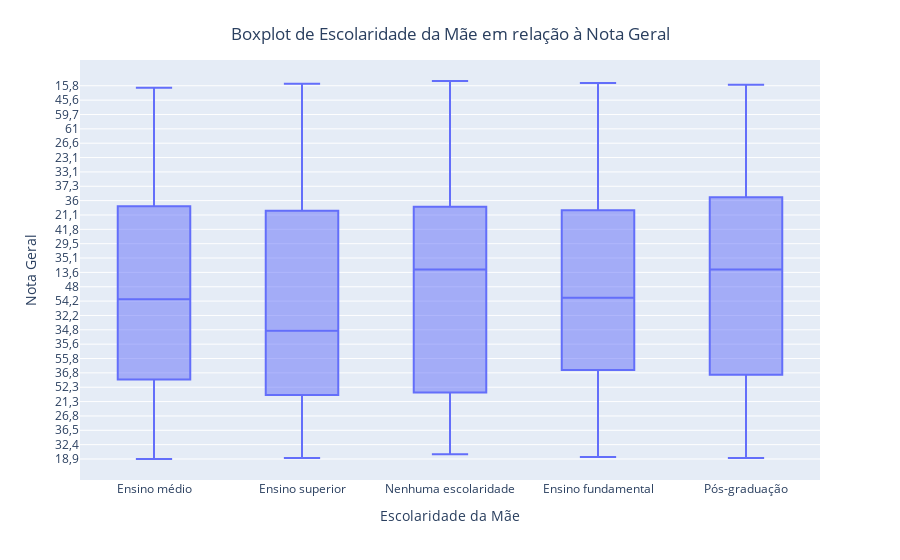

Write notebook code for a chart like this one.
### Code cell
categorias = {
    'A': 'Nenhuma escolaridade',
    'B': 'Ensino fundamental',
    'C': 'Ensino fundamental',
    'D': 'Ensino médio',
    'E': 'Ensino superior',
    'F': 'Pós-graduação'
}

dados_explorados.loc[:, 'Categoria'] = dados_explorados['Escolaridade_mae'].map(categorias)

fig = px.box(dados_explorados, x='Categoria', y='Nota_geral', 
             labels={'Categoria': 'Escolaridade da Mãe', 'Nota_geral': 'Nota Geral'})

fig.update_layout(title='Boxplot de Escolaridade da Mãe em relação à Nota Geral', title_x=0.5, title_y=0.95)
fig.show()

### Figure 1 — Plotly figure (JSON) as saved in the notebook; plotly's stock layout.template omitted (floating-point values rounded to 4 significant figures; data arrays with more than 128 entries replaced by an {"elided": "..."} marker saying what was removed)
{"data": [{"alignmentgroup": "True", "hovertemplate": "Escolaridade da Mãe=%{x}<br>Nota Geral=%{y}<extra></extra>", "legendgroup": "", "marker": {"color": "#636efa"}, "name": "", "notched": false, "offsetgroup": "", "orientation": "v", "showlegend": false, "type": "box", "x": {"elided": "835 str values"}, "x0": " ", "xaxis": "x", "y": {"elided": "835 str values"}, "y0": " ", "yaxis": "y"}], "layout": {"boxmode": "group", "legend": {"tracegroupgap": 0}, "margin": {"t": 60}, "title": {"text": "Boxplot de Escolaridade da Mãe em relação à Nota Geral", "x": 0.5, "y": 0.95}, "xaxis": {"anchor": "y", "domain": [0, 1], "title": {"text": "Escolaridade da Mãe"}}, "yaxis": {"anchor": "x", "domain": [0, 1], "title": {"text": "Nota Geral"}}}}
